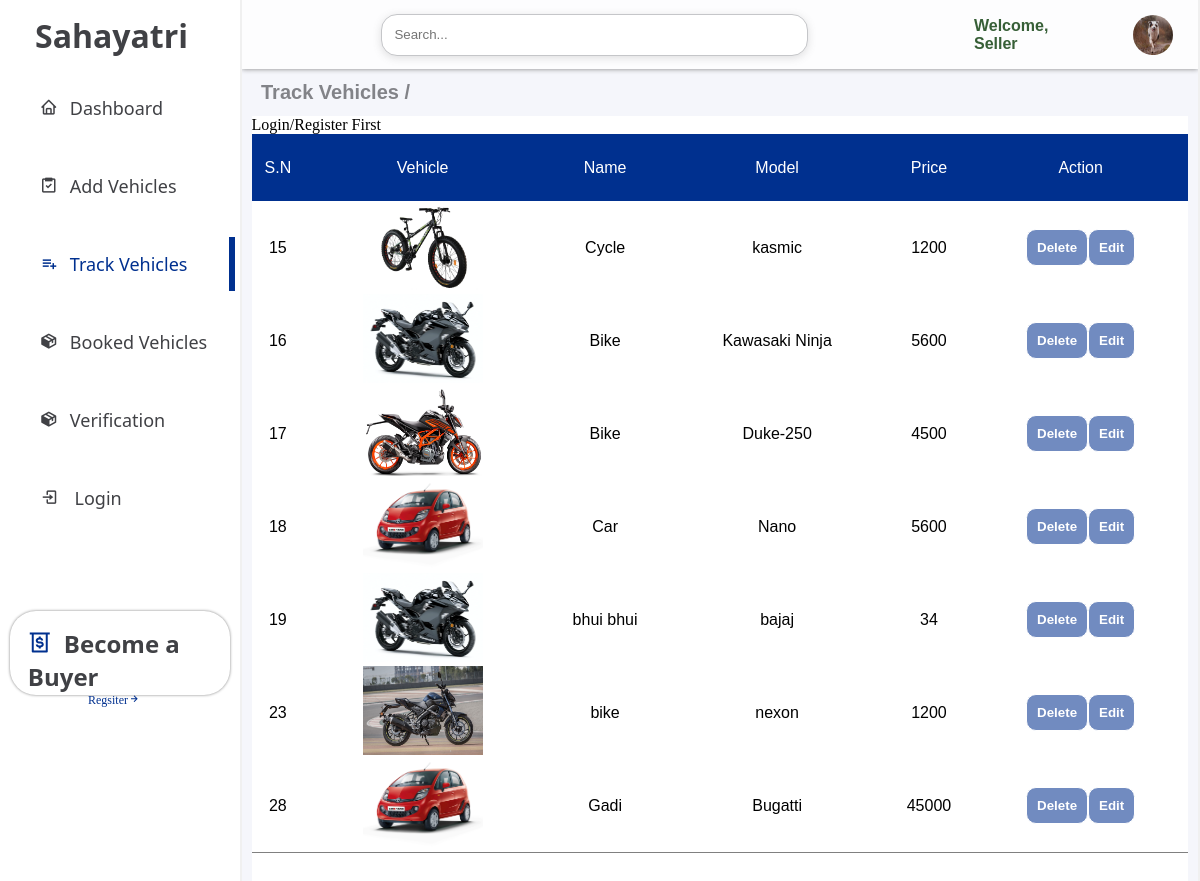
/seller/track_vehicles.php, run on the app's committed database.
### tables this page shows
CREATE TABLE `vehicles` (
  `id` int(11) NOT NULL,
  `user_id` int(100) NOT NULL,
  `booked` varchar(100) NOT NULL,
  `fromdate` date DEFAULT NULL,
  `todate` date DEFAULT NULL,
  `seller_id` int(100) NOT NULL,
  `img` varchar(255) DEFAULT NULL,
  `vehiclename` varchar(100) DEFAULT NULL,
  `model` varchar(50) DEFAULT NULL,
  `color` varchar(100) NOT NULL,
  `mileage` int(100) NOT NULL,
  `price` int(11) DEFAULT NULL,
  `km` int(100) NOT NULL,
  `registration` varchar(100) NOT NULL,
  `description` varchar(255) NOT NULL,
  `rating_counts` float NOT NULL
);

### seller/track_vehicles.php (the view, shortened to what this page needs)
<?php
$servername = "localhost";
$username = "root";
$password = "";
$database = "mydb";
$conn = new mysqli($servername, $username, $password, $database);
?>
<!DOCTYPE html>
<html lang="en">
<head>
    <link href='https://unpkg.com/boxicons@2.1.4/css/boxicons.min.css' rel='stylesheet'>
    <link rel="stylesheet" href="style/style.css">
    <link rel="stylesheet" href="style/trackvehicle.css">
</head>
<body>
    <div class="container">
        <div class="sidebar">
            <h1>Sahayatri
            </h1>
            <ul>
                <a href="dashboard.php">
                    <li><i class='bx bx-home'></i>Dashboard</li>
                </a>
                <a href="add_vehicle.php">
                    <li><i class='bx bx-task'></i>Add Vehicles</li>
                </a>
                <a href="track_vehicles.php">
                    <li id="active"><i class='bx bx-list-plus'></i>Track Vehicles</li>
                </a>
                <a href="booked_vehicles.php">
                    <li><i class='bx bxs-package'></i>Booked Vehicles</li>
                </a>
                <a href="verification.php">
                    <li><i class='bx bxs-package'></i>Verification</li>
                </a>
                <a href="<?php if (isset ($_SESSION["Seller_loggedin"]) && $_SESSION["Seller_loggedin"] === true) {
                    echo "profile.php";
                } else {
                    echo "login.php";
                } ?>">
                    <li><i class='bx bx-log-in'></i>
                        <?php if (isset ($_SESSION["Seller_loggedin"]) && $_SESSION["Seller_loggedin"] === true) {
                            echo "Profile";
                            $user_available = true;
                        } else {
                            echo "Login";
                            $user_available = false;
                        } ?>
                    </li>
                </a>
            </ul>
            <div class="seller">
                <h1><i class='bx bx-money-withdraw'></i>Become a Buyer</h1>
                <a href="../sahafront/sahaback/new.php">
                    <p>Regsiter<i class='bx bx-right-arrow-alt'></i></p>
                </a>
            </div>
        </div>
        <div class="main">
            <div class="vehicle">
                <div class="nav_search">
                    <div class="search">
                        <input id="search" type="text" placeholder="Search...">
                        <a href="#">
                            <div class="search_icon">
                                <box-icon name='search'></box-icon>
                            </div>
                        </a>
                    </div>
                    <p>Welcome,
                        <?php if (isset ($_SESSION["Seller_firstname"])) {
                            echo $_SESSION["Seller_firstname"];
                        } else {
                            echo "Seller";
                        } ?>
                    </p>
                    <div class="profile_image">
                        <img height="40px" width="40px" src="../sahafront/profile.jpg" alt="">
                    </div>
                </div>
                <h1>Track Vehicles /</h1>
                <div class="vehicle_info">
                    <table class='table'>
                        <thead class='table-light'>
                            <tr>
                                <td>S.N</td>
                                <td>Vehicle</td>
                                <td>Name</td>
                                <td>Model</td>
                                <td>Price</td>
                                <td>Action</td>
                            </tr>
                        </thead>
                        <tbody>
                            <?php
                            if (isset ($_SESSION["Seller_id"])) {
                                $seller_id = $_SESSION["Seller_id"];
                            } else {
                                $seller_id = 0;
                            }
                            $query = "SELECT * FROM vehicles WHERE seller_id='$seller_id'";
                            $result = $conn->query($query);
                            if ($result->num_rows > 0) {
                                while ($row = $result->fetch_assoc()) {
                                    $v_id = $row['id'];
                                    echo "<tr>";
                                    echo "<td>" . $row['id'] . "</td>";
                                    echo "<td> <img height='89px' width='120px' src='../sahafront/sahaback/" . $row['img'] . "'></td>";
                                    echo "<td>" . $row['vehiclename'] . "</td>";
                                    echo "<td>" . $row['model'] . "</td>";
                                    echo "<td>" . $row['price'] . "</td>";
                                    if ($user_available == true) {
                                        echo "<td id='action'><a href='vehicledel.php?delete_id=$v_id'><button>Delete</button></a>";
                                        echo "<a href='vehicleedit.php?edit_id=$v_id'><button> Edit</button></a></td>";
                                    } else {
                                        echo "<td id='action'><a href='login.php'><button>Delete</button></a>";
                                        echo "<a href='login.php'><button> Edit</button></a></td>";
                                    }
                                    echo "</tr>";
                                }
                            } ?>
                        </tbody>
                    </table>
                </div>
            </div>
        </div>
    </div>
</body>
</html>

### seller/style/style.css (style rules this page uses)
* { margin: 0; padding: 0; }
i { margin-right: 12px; }
#search { width: 60%; height: 40px; border-radius: 16px 16px 16px 16px; box-shadow: rgba(99, 99, 99, 0.2) 0px 2px 8px 0px; border: 1px solid #c5c6c9; padding-left: 12px; margin-left: 12px; }
.search { display: flex; flex-direction: row; justify-content: center; align-items: center; gap: 20px; width: 80%; margin: 0; }
.profile_image { cursor: pointer; }
.nav_search { display: flex; flex-direction: row; align-items: center; justify-content: right; gap: 20px; background-color: #ffffffc7; box-shadow: 0px 0px 5px 0px gray; padding: 10px 25px; }
.nav_search p { color: rgba(19, 66, 19, 0.849); margin-top: auto; margin-bottom: auto; font-weight: 600; font-family: 'Franklin Gothic Medium', 'Arial Narrow', Arial, sans-serif; }
.nav_search img { border-radius: 50%; margin-left: 23px; margin-top: 5px; }
.container { display: grid; grid-template-columns: 1fr 4fr; height: 100vh; }
.sidebar { color: #404145; }
.sidebar ul { text-align: left; width: 96%; margin-left: auto; margin-right: auto; }
.sidebar ul a { color: #404145; text-decoration: none; }
.sidebar h1 { color: #404145; text-align: left; margin-top: 14px; font-family: 'Segoe UI', Tahoma, Geneva, Verdana, sans-serif; width: 96%; margin-left: 35px; }
.sidebar li { list-style: none; font-size: 18px; margin-top: 24px; margin-left: 35px; font-family: 'Segoe UI', Tahoma, Geneva, Verdana, sans-serif; padding-top: 15px; padding-bottom: 15px; }
.seller { margin-bottom: auto; display: block; margin-top: 36%; font-size: 12px; margin-left: auto; margin-right: auto; background-color: white; box-shadow: 0px 0px 3px 0px gray; height: 80px; width: 80%; padding: 2px 14px; border-radius: 26px; cursor: pointer; }
.seller h1 { margin-left: auto; margin-right: auto; cursor: pointer; }
.seller h1 i { color: #00308F; }
.seller a { display: block; text-decoration: none; font-size: 12px; }
.seller a p { text-align: center; color: #00308F; }
#active { color: #00308F; border-right: 6px solid #00308F ; }
.main { overflow-y: scroll; border-right: 2px solid #F0F0F0; border-left: 2px solid #F0F0F0; background-color: #f5f6fb; }
.vehicle { width: 100%; height: 100vh; margin-left: auto; margin-right: auto; }
.vehicle h1 { font-family: 'Segoe UI', Tahoma, Geneva, Verdana, sans-serif; color: #404145a2; font-family: 'Franklin Gothic Medium', 'Arial Narrow', Arial, sans-serif; margin-top: 12px; margin-bottom: 12px; margin-left: 19px; font-size: 20px; }
.vehicle_info { display: grid; height: 100vh; gap: 10px; background-color: white; width: 98%; margin-left: auto; margin-right: auto; }

### seller/style/trackvehicle.css (style rules this page uses)
.vehicle_info { display: block; }
.vehicle_info a { background-color: green; }
.vehicle_info button { text-align: center; background-color: #718bc0; color: white; padding: 10px 10px; border-radius: 10px; font-family: Arial, Helvetica, sans-serif; border: 1px solid ; cursor: pointer; font-weight: 600; }
.vehicle_info table { border-bottom: 1px solid gray; width: 100%; text-align: center; font-family: Arial, Helvetica, sans-serif; border-collapse: collapse; }
.table-light { background-color: #00308F; height: 67px; color: white; margin: 0; }

### data on the page
vehicles: id "15", img (picture), vehiclename "Cycle", model "kasmic", price "1200"
vehicles: id "16", img (picture), vehiclename "Bike", model "Kawasaki Ninja", price "5600"
vehicles: id "17", img (picture), vehiclename "Bike", model "Duke-250", price "4500"
vehicles: id "18", img (picture), vehiclename "Car", model "Nano", price "5600"
vehicles: id "19", img (picture), vehiclename "bhui bhui", model "bajaj", price "34"
vehicles: id "23", img (picture), vehiclename "bike", model "nexon", price "1200"
vehicles: id "28", img (picture), vehiclename "Gadi", model "Bugatti", price "45000"
